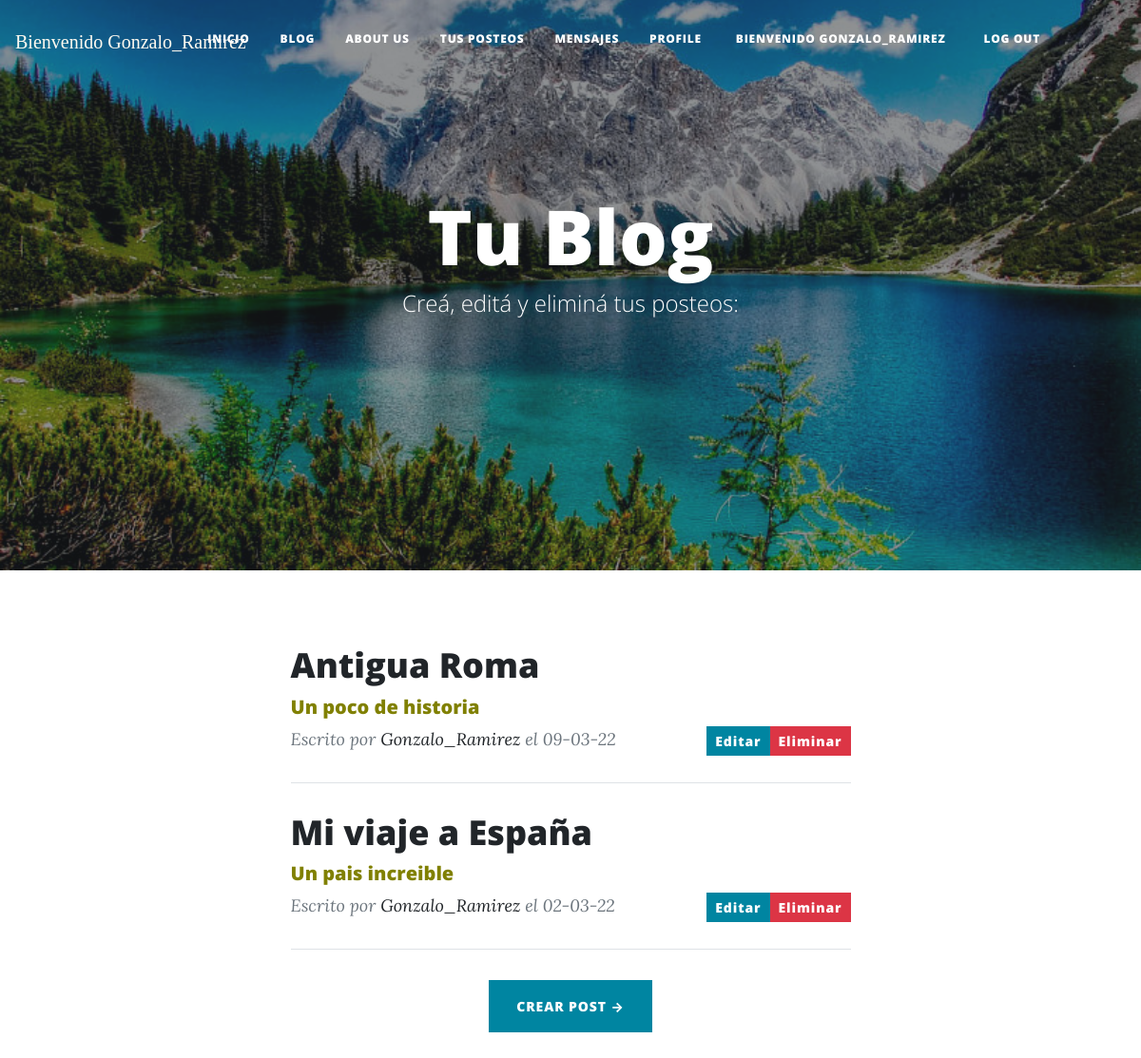
/AppViajes/listar_post (signed in), run on the app's committed database.
### AppViajes/models.py (models this page shows, shortened)
class Post(models.Model):
    id=models.AutoField(primary_key= True)
    titulo=models.CharField('Titulo',max_length=50,null= False, blank= False)
    subtitulo=models.CharField('Subtitulo',max_length=30)
    slug=models.CharField('Slug',max_length=100,null= False, blank= False)
    contenido=RichTextField()
    autor=models.ForeignKey(User, on_delete=models.CASCADE)
    fecha_creacion=models.DateField('Fecha de creación', auto_now=False, auto_now_add=True)

### AppViajes/views.py (the view)
# urls.py: path('listar_post',ListarPost.as_view(), name='listar_post'),
class ListarPost(ListView):
    model = Post
    template_name = 'AppViajes/listar_post.html'
    def get_queryset(self):
        return Post.objects.filter(autor=self.request.user).order_by('-fecha_creacion')

### templates/AppViajes/listar_post.html (shortened to what this page needs)
{% extends 'AppViajes/index.html'%}
{% load static %}
{% block titulo_principal%}
Tu Blog
<span class="subheading">Creá, editá y eliminá tus posteos:</span>
{% endblock titulo_principal %}
{% block imagen%}
{% static 'AppViajes/assets/img/fondo.jpg'%}
{% endblock imagen %}
{%block contenido%}
    {% for post in object_list %}
                                <div class="post-preview">
                                    <a href= "{% url 'AppViajes:Detalle_post' post.slug %}">
                                        <h2 class="post-title">
                                            {{post.titulo}}
                                        </h2>
                                        <h5 style="color:#808000" class="post-subtitulo">
                                            {{post.subtitulo}}
                                        </h5>
                                    </a>
                                    <div>
                                    <div> <a class="btn btn-danger btn-sm" style= "float: right;" href="{% url 'AppViajes:Eliminar_post' post.id%}">Eliminar</a></div>
                                    <div> <a class="btn btn-primary btn-sm"  style= "float: right;"  href="{% url 'AppViajes:Editar_post' post.id%}">Editar </a></div>
                                    </div>
                                    <p class="post-meta">
                                        Escrito por
                                        <a href="#!">{{post.autor}}</a> el
                                        {{post.fecha_creacion |date:"d-m-y"}}
                                    </p>
                                </div>
                                <hr>
                            {% endfor %}
<p>
    <p>
    <div align="center"><a class="btn btn-primary text-uppercase"  href="{% url 'AppViajes:Crear_post' %}">Crear Post →</a></div>
    </p>
{%endblock contenido%}

### templates/AppViajes/index.html (shortened to what this page needs)
{% load static %}
<!DOCTYPE html>
<html lang="en">
    <head>
        <link href="{%static 'AppViajes/css/styles.css' %}" rel="stylesheet" />
    </head>
    <body>
      {% if request.user.is_authenticated %}
        <nav class="navbar-brand" id="mainNav">
            <FONT FACE="Ink free"><class="nav-item mx-0 mx-lg-1"><a class="nav-link px-lg-3 py-3 py-lg-4" style="color:#FFFAF0" >Bienvenido {{user.username}} </a></FONT>
        {% endif %}
        <nav class="navbar navbar-expand-lg navbar-light" id="mainNav">
            <div class="container px-4 px-lg-5">
                <div class="collapse navbar-collapse" id="navbarResponsive">
                    <ul class="navbar-nav ms-auto py-4 py-lg-0">
                        <li class="nav-item"><a class="nav-link px-lg-3 py-3 py-lg-4" href="{% url 'AppViajes:Inicio' %}">Inicio</a></li>
                        <li class="nav-item"><a class="nav-link px-lg-3 py-3 py-lg-4" href="{% url 'AppViajes:Pages' %}">Blog</a></li>
                        <li class="nav-item"><a class="nav-link px-lg-3 py-3 py-lg-4" href="{% url 'AppViajes:About' %}">About us</a></li>
                        {% if request.user.is_authenticated %}
                        <li class="nav-item"><a class="nav-link px-lg-3 py-3 py-lg-4" href="{% url 'AppViajes:listar_post' %}">Tus Posteos</a></li>
                        <li class="nav-item"><a class="nav-link px-lg-3 py-3 py-lg-4" href="{% url 'AppViajes:Mensajes' %}">Mensajes</a></li>
                        <li class="nav-item"><a class="nav-link px-lg-3 py-3 py-lg-4" href="{% url 'AppViajes:profile_view' %}">Profile</a></li>
                        <li class="nav-item mx-0 mx-lg-1"><a class="nav-link px-lg-3 py-3 py-lg-4"> Bienvenido {{user.username}} </a> </li>
                        <li class="nav-item mx-0 mx-lg-1"><a class="nav-link px-lg-3 py-3 py-lg-4" href="{% url 'AppViajes:Logout' %}">Log out</a></li>
                        {% endif %}
                    </ul>
                </div>
            </div>
        </nav>
    </nav>
        <header class="masthead" style="background-image: url({% block imagen %}{% static 'AppViajes/assets/img/fondo.jpg'%}{% endblock imagen %})">
            <div class="container position-relative px-4 px-lg-5">
                <div class="row gx-4 gx-lg-5 justify-content-center">
                    <div class="col-md-10 col-lg-8 col-xl-7">
                        <div class="site-heading">
                            <h1>{% block titulo_principal%}{% endblock titulo_principal%}
                        </div>
                    </div>
                </div>
            </div>
            <br>
            <br>
        </header>
        <div class="container px-4 px-lg-5">
            <div class="row gx-4 gx-lg-5 justify-content-center">
                <div class="col-md-10 col-lg-8 col-xl-7">
                        {%block contenido%}{%endblock contenido%}
                </div>
            </div>
        </div>
     </body>

### data on the page
Post: titulo "Antigua Roma", subtitulo "Un poco de historia", autor "Gonzalo_Ramirez", fecha_creacion "09-03-22"
Post: titulo "Mi viaje a España", subtitulo "Un pais increible", autor "Gonzalo_Ramirez", fecha_creacion "02-03-22"

### other printed values
{{ user.username }} "Gonzalo_Ramirez"
{{ user.username }} "GONZALO_RAMIREZ"
